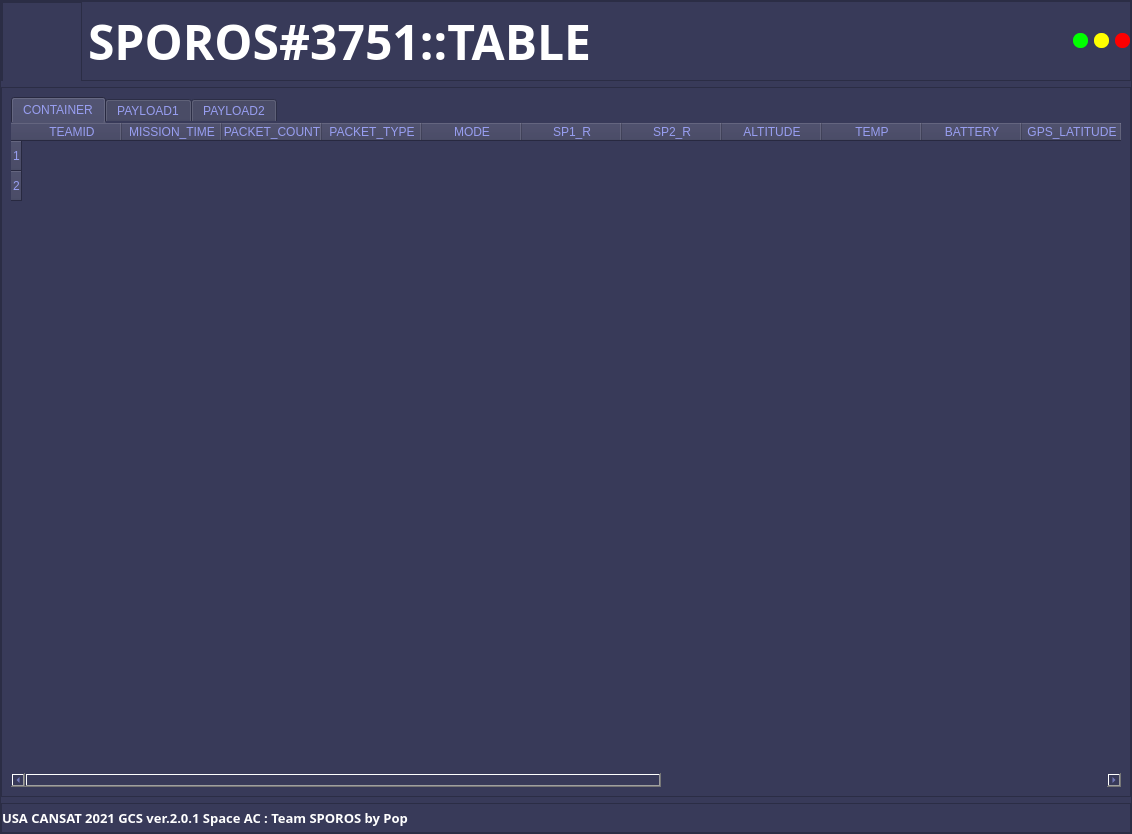
<?xml version="1.0" encoding="UTF-8"?>
<ui version="4.0">
 <class>Table</class>
 <widget class="QWidget" name="Table">
  <property name="geometry">
   <rect>
    <x>0</x>
    <y>0</y>
    <width>1132</width>
    <height>834</height>
   </rect>
  </property>
  <property name="windowTitle">
   <string>TABLE</string>
  </property>
  <layout class="QGridLayout" name="gridLayout">
   <property name="leftMargin">
    <number>0</number>
   </property>
   <property name="topMargin">
    <number>0</number>
   </property>
   <property name="rightMargin">
    <number>0</number>
   </property>
   <property name="bottomMargin">
    <number>0</number>
   </property>
   <item row="0" column="0">
    <widget class="QFrame" name="BG">
     <property name="styleSheet">
      <string notr="true">background-color: rgb(56, 58, 89);
color: rgb(255, 255, 255);</string>
     </property>
     <property name="frameShape">
      <enum>QFrame::StyledPanel</enum>
     </property>
     <property name="frameShadow">
      <enum>QFrame::Raised</enum>
     </property>
     <layout class="QVBoxLayout" name="verticalLayout">
      <property name="leftMargin">
       <number>0</number>
      </property>
      <property name="topMargin">
       <number>0</number>
      </property>
      <property name="rightMargin">
       <number>0</number>
      </property>
      <property name="bottomMargin">
       <number>0</number>
      </property>
      <item>
       <widget class="QFrame" name="TitleBar">
        <property name="minimumSize">
         <size>
          <width>0</width>
          <height>80</height>
         </size>
        </property>
        <property name="maximumSize">
         <size>
          <width>16777215</width>
          <height>80</height>
         </size>
        </property>
        <property name="frameShape">
         <enum>QFrame::StyledPanel</enum>
        </property>
        <property name="frameShadow">
         <enum>QFrame::Raised</enum>
        </property>
        <layout class="QHBoxLayout" name="horizontalLayout">
         <property name="leftMargin">
          <number>0</number>
         </property>
         <property name="topMargin">
          <number>0</number>
         </property>
         <property name="rightMargin">
          <number>0</number>
         </property>
         <property name="bottomMargin">
          <number>0</number>
         </property>
         <item>
          <widget class="QFrame" name="frame_5">
           <property name="minimumSize">
            <size>
             <width>80</width>
             <height>80</height>
            </size>
           </property>
           <property name="maximumSize">
            <size>
             <width>80</width>
             <height>80</height>
            </size>
           </property>
           <property name="styleSheet">
            <string notr="true">image: url(:/logo/Untitled-jhh1.png);</string>
           </property>
           <property name="frameShape">
            <enum>QFrame::StyledPanel</enum>
           </property>
           <property name="frameShadow">
            <enum>QFrame::Raised</enum>
           </property>
          </widget>
         </item>
         <item>
          <widget class="QLabel" name="TeamName">
           <property name="font">
            <font>
             <family>JetBrains Mono</family>
             <pointsize>36</pointsize>
             <weight>75</weight>
             <bold>true</bold>
            </font>
           </property>
           <property name="text">
            <string>SPOROS#3751::TABLE</string>
           </property>
          </widget>
         </item>
         <item>
          <widget class="QPushButton" name="btn_minimize">
           <property name="minimumSize">
            <size>
             <width>15</width>
             <height>15</height>
            </size>
           </property>
           <property name="maximumSize">
            <size>
             <width>15</width>
             <height>15</height>
            </size>
           </property>
           <property name="styleSheet">
            <string notr="true">QPushButton {
background-color: rgb(0, 255, 0);
border-radius: 7px;
}
QPushButton:hover {
background-color: rgb(0, 154, 0);
}</string>
           </property>
           <property name="text">
            <string/>
           </property>
          </widget>
         </item>
         <item>
          <widget class="QPushButton" name="btn_restore">
           <property name="minimumSize">
            <size>
             <width>15</width>
             <height>15</height>
            </size>
           </property>
           <property name="maximumSize">
            <size>
             <width>15</width>
             <height>15</height>
            </size>
           </property>
           <property name="styleSheet">
            <string notr="true">QPushButton{
background-color: rgb(255, 255, 0);
border-radius: 7px;
}
QPushButton:hover {
background-color: rgb(208, 208, 0);
}</string>
           </property>
           <property name="text">
            <string/>
           </property>
          </widget>
         </item>
         <item>
          <widget class="QPushButton" name="btn_close">
           <property name="minimumSize">
            <size>
             <width>15</width>
             <height>15</height>
            </size>
           </property>
           <property name="maximumSize">
            <size>
             <width>15</width>
             <height>15</height>
            </size>
           </property>
           <property name="styleSheet">
            <string notr="true">QPushButton{
background-color: rgb(255, 0, 0);
border-radius: 7px;
}
QPushButton:hover {
background-color: rgb(185, 0, 0);
}</string>
           </property>
           <property name="text">
            <string/>
           </property>
          </widget>
         </item>
        </layout>
       </widget>
      </item>
      <item>
       <widget class="QFrame" name="frame_4">
        <property name="frameShape">
         <enum>QFrame::StyledPanel</enum>
        </property>
        <property name="frameShadow">
         <enum>QFrame::Raised</enum>
        </property>
        <layout class="QGridLayout" name="gridLayout_3">
         <item row="0" column="0">
          <widget class="QTabWidget" name="tabWidget">
           <property name="styleSheet">
            <string notr="true">border-color: rgb(56, 58, 89);
border-right-color: rgb(56, 58, 89);
border-bottom-color: rgb(56, 58, 89);
gridline-color: rgb(56, 58, 89);
color: rgb(152, 158, 241);
font: 81 10pt &quot;JetBrains Mono&quot;;</string>
           </property>
           <property name="currentIndex">
            <number>0</number>
           </property>
           <widget class="QWidget" name="tab">
            <attribute name="title">
             <string>CONTAINER</string>
            </attribute>
            <layout class="QGridLayout" name="gridLayout_4">
             <property name="leftMargin">
              <number>0</number>
             </property>
             <property name="topMargin">
              <number>0</number>
             </property>
             <property name="rightMargin">
              <number>0</number>
             </property>
             <property name="bottomMargin">
              <number>0</number>
             </property>
             <item row="0" column="0">
              <widget class="QTableWidget" name="CTable">
               <property name="styleSheet">
                <string notr="true">color: rgb(152, 158, 241);
</string>
               </property>
               <property name="frameShape">
                <enum>QFrame::NoFrame</enum>
               </property>
               <property name="frameShadow">
                <enum>QFrame::Plain</enum>
               </property>
               <property name="lineWidth">
                <number>0</number>
               </property>
               <property name="sizeAdjustPolicy">
                <enum>QAbstractScrollArea::AdjustToContentsOnFirstShow</enum>
               </property>
               <property name="showGrid">
                <bool>true</bool>
               </property>
               <property name="gridStyle">
                <enum>Qt::SolidLine</enum>
               </property>
               <property name="cornerButtonEnabled">
                <bool>true</bool>
               </property>
               <property name="rowCount">
                <number>2</number>
               </property>
               <property name="columnCount">
                <number>17</number>
               </property>
               <attribute name="horizontalHeaderCascadingSectionResizes">
                <bool>false</bool>
               </attribute>
               <row/>
               <row/>
               <column>
                <property name="text">
                 <string>TEAMID</string>
                </property>
                <property name="background">
                 <color>
                  <red>255</red>
                  <green>255</green>
                  <blue>255</blue>
                 </color>
                </property>
               </column>
               <column>
                <property name="text">
                 <string>MISSION_TIME</string>
                </property>
               </column>
               <column>
                <property name="text">
                 <string>PACKET_COUNT</string>
                </property>
               </column>
               <column>
                <property name="text">
                 <string>PACKET_TYPE</string>
                </property>
               </column>
               <column>
                <property name="text">
                 <string>MODE</string>
                </property>
               </column>
               <column>
                <property name="text">
                 <string>SP1_R</string>
                </property>
               </column>
               <column>
                <property name="text">
                 <string>SP2_R</string>
                </property>
               </column>
               <column>
                <property name="text">
                 <string>ALTITUDE</string>
                </property>
               </column>
               <column>
                <property name="text">
                 <string>TEMP</string>
                </property>
               </column>
               <column>
                <property name="text">
                 <string>BATTERY</string>
                </property>
               </column>
               <column>
                <property name="text">
                 <string>GPS_LATITUDE</string>
                </property>
               </column>
               <column>
                <property name="text">
                 <string>GPS_LONGITUDE</string>
                </property>
               </column>
               <column>
                <property name="text">
                 <string>GPS_ALTITUDE</string>
                </property>
               </column>
               <column>
                <property name="text">
                 <string>GPS_SATS</string>
                </property>
               </column>
               <column>
                <property name="text">
                 <string>SW_STATE</string>
                </property>
               </column>
               <column>
                <property name="text">
                 <string>SP1_PACKET</string>
                </property>
               </column>
               <column>
                <property name="text">
                 <string>CMD_ECHO</string>
                </property>
               </column>
               <item row="0" column="0">
                <property name="text">
                 <string/>
                </property>
               </item>
              </widget>
             </item>
            </layout>
           </widget>
           <widget class="QWidget" name="tab_2">
            <attribute name="title">
             <string>PAYLOAD1</string>
            </attribute>
            <layout class="QGridLayout" name="gridLayout_6">
             <property name="leftMargin">
              <number>0</number>
             </property>
             <property name="topMargin">
              <number>0</number>
             </property>
             <property name="rightMargin">
              <number>0</number>
             </property>
             <property name="bottomMargin">
              <number>0</number>
             </property>
             <item row="0" column="0">
              <widget class="QTableWidget" name="S1Table">
               <property name="styleSheet">
                <string notr="true">color: rgb(152, 158, 241);</string>
               </property>
               <property name="frameShape">
                <enum>QFrame::NoFrame</enum>
               </property>
               <property name="frameShadow">
                <enum>QFrame::Plain</enum>
               </property>
               <property name="rowCount">
                <number>0</number>
               </property>
               <property name="columnCount">
                <number>7</number>
               </property>
               <column>
                <property name="text">
                 <string>TEAMID</string>
                </property>
               </column>
               <column>
                <property name="text">
                 <string>MISSION_TIME</string>
                </property>
               </column>
               <column>
                <property name="text">
                 <string>PACKET_COUNT</string>
                </property>
               </column>
               <column>
                <property name="text">
                 <string>PACKET_TYPE</string>
                </property>
               </column>
               <column>
                <property name="text">
                 <string>ALTITUDE</string>
                </property>
               </column>
               <column>
                <property name="text">
                 <string>TEMP</string>
                </property>
               </column>
               <column>
                <property name="text">
                 <string>ROTATION</string>
                </property>
               </column>
              </widget>
             </item>
            </layout>
           </widget>
           <widget class="QWidget" name="tab_3">
            <attribute name="title">
             <string>PAYLOAD2</string>
            </attribute>
            <layout class="QGridLayout" name="gridLayout_5">
             <property name="leftMargin">
              <number>0</number>
             </property>
             <property name="topMargin">
              <number>0</number>
             </property>
             <property name="rightMargin">
              <number>0</number>
             </property>
             <property name="bottomMargin">
              <number>0</number>
             </property>
             <item row="0" column="0">
              <widget class="QTableWidget" name="S2Table">
               <property name="styleSheet">
                <string notr="true">color: rgb(152, 158, 241);</string>
               </property>
               <property name="frameShape">
                <enum>QFrame::NoFrame</enum>
               </property>
               <property name="frameShadow">
                <enum>QFrame::Plain</enum>
               </property>
               <property name="rowCount">
                <number>0</number>
               </property>
               <property name="columnCount">
                <number>7</number>
               </property>
               <column>
                <property name="text">
                 <string>TEAMID</string>
                </property>
               </column>
               <column>
                <property name="text">
                 <string>MISSION_TIME</string>
                </property>
               </column>
               <column>
                <property name="text">
                 <string>PACKET_COUNT</string>
                </property>
               </column>
               <column>
                <property name="text">
                 <string>PACKET_TYPE</string>
                </property>
               </column>
               <column>
                <property name="text">
                 <string>ALTITUDE</string>
                </property>
               </column>
               <column>
                <property name="text">
                 <string>TEMP</string>
                </property>
               </column>
               <column>
                <property name="text">
                 <string>ROTATION</string>
                </property>
               </column>
              </widget>
             </item>
            </layout>
           </widget>
          </widget>
         </item>
        </layout>
       </widget>
      </item>
      <item>
       <widget class="QFrame" name="frame_3">
        <property name="minimumSize">
         <size>
          <width>0</width>
          <height>30</height>
         </size>
        </property>
        <property name="maximumSize">
         <size>
          <width>16777215</width>
          <height>30</height>
         </size>
        </property>
        <property name="frameShape">
         <enum>QFrame::StyledPanel</enum>
        </property>
        <property name="frameShadow">
         <enum>QFrame::Raised</enum>
        </property>
        <layout class="QGridLayout" name="gridLayout_2">
         <property name="leftMargin">
          <number>0</number>
         </property>
         <property name="topMargin">
          <number>0</number>
         </property>
         <property name="rightMargin">
          <number>0</number>
         </property>
         <property name="bottomMargin">
          <number>0</number>
         </property>
         <item row="0" column="0">
          <widget class="QLabel" name="copyright">
           <property name="font">
            <font>
             <family>Montserrat ExtraBold</family>
             <pointsize>10</pointsize>
             <weight>75</weight>
             <bold>true</bold>
            </font>
           </property>
           <property name="text">
            <string>USA CANSAT 2021 GCS ver.2.0.1 Space AC : Team SPOROS by Pop</string>
           </property>
          </widget>
         </item>
        </layout>
       </widget>
      </item>
     </layout>
    </widget>
   </item>
  </layout>
 </widget>
 <resources>
  <include location="recource.qrc"/>
 </resources>
 <connections/>
</ui>
